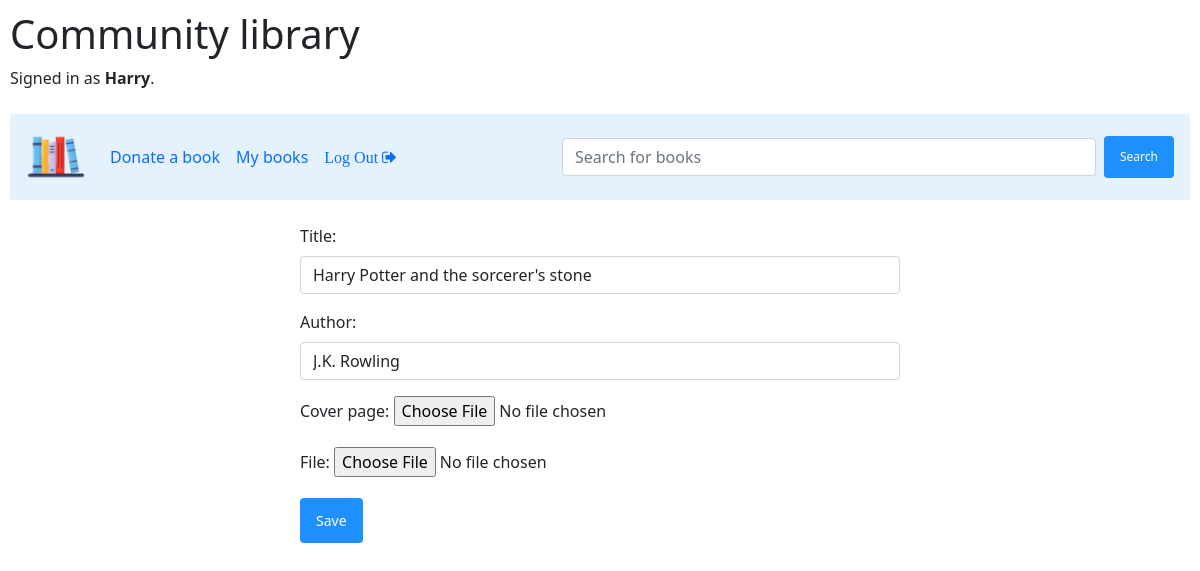
/editbook/9 (signed in), run on the app's committed database.
### library/models.py (models this page shows, shortened)
class User(AbstractUser):
    cover_image = models.ImageField(upload_to='avatars/', null = True)

class Book(models.Model):
    title = models.CharField(max_length=100)
    author = models.CharField(max_length=100)
    donator = models.ForeignKey(User, on_delete=models.CASCADE, related_name="books_donated")
    created_time = models.DateTimeField(auto_now_add=True)
    last_updated_time = models.DateTimeField(auto_now=True)
    cover_image = models.ImageField(upload_to='covers/', null = True)
    file = models.FileField(upload_to='books/')

### library/views.py (the view)
# urls.py: path("editbook/<int:id>", views.edit, name="edit"),
@csrf_exempt
@login_required
def edit(request, id):
    try:
        book = Book.objects.get(pk = id)
    except Book.DoesNotExist:
        return JsonResponse({"error": "Book not found."}, status=404)
    if (book not in request.user.books_donated.all()):
        return JsonResponse({"error": "This is not your book!"})
    if (request.method == 'POST' and request.FILES['file']):
        in_title = request.POST['title']
        in_author = request.POST['author']
        in_cover = request.FILES['cover']
        in_file = request.FILES['file']
        book.title = in_title
        book.author = in_author
        book.cover_image = in_cover
        book.file = in_file
        time_obj = Time_obj()
        time_obj.save()
        book.last_updated_time = time_obj.time
        time_obj.delete()
        book.save()
        return HttpResponseRedirect('/profile')
    else:
        return render(request,"library/edit.html",{
            "book": book,
        })

### library/templates/library/edit.html
{% extends "library/layout.html" %}
{% block body %}
    <div style = "display: flex; justify-content: center;">
      <div style = "width: 600px;">
        <form action="{% url 'edit' book.id %}" method="post" enctype="multipart/form-data"> {% csrf_token %}
            <div class="form-group">
              <label>Title:</label>
              <input class="form-control" type="text" name="title" value="{{book.title}}">
            </div>
            <div class="form-group">
              <label>Author: </label>
              <input class="form-control" type="text" name="author" value="{{book.author}}">
            </div>
            <div class="form-group">
                <label>Cover page:</label>
                <input type="file" name = "cover" accept="image/*">
            </div>
            <div class="form-group">
                <label>File:</label>
                <input type="file" name="file" accept=".pdf">
            </div>
            <button type="submit" class="btn btn-primary">Save</button>
          </form>
      </div>
    </div>
{% endblock %}

### library/templates/library/layout.html (shortened to what this page needs)
{% load static %}
<!DOCTYPE html>
<html lang="en">
    <head>
        <link rel="stylesheet" href="https://stackpath.bootstrapcdn.com/bootstrap/4.4.1/css/bootstrap.min.css">
        <link href="https://cdn.jsdelivr.net/npm/bootstrap@5.1.3/dist/css/bootstrap.min.css" rel="stylesheet">
        <link rel="stylesheet" type="text/css" href="{% static 'library/styles.css' %}">
        <link rel="stylesheet" href="https://cdnjs.cloudflare.com/ajax/libs/font-awesome/4.7.0/css/font-awesome.min.css">
    </head>
    <body>
        <h1>Community library</h1>
        <div>
            {% if user.is_authenticated %}
                Signed in as <strong>{{ user.username }}</strong>.
            {% else %}
                <h4><i>Sign in to donate books</i></h4>
            {% endif %}
        </div>
        <br>
        <nav class="navbar navbar-expand-sm justify-content-between" style="background-color: #e3f2fd;">
            <div class="collapse navbar-collapse" id="collapsibleNavbar">
                <a class="navbar-brand" href="{% url 'index' %}">
                    <img src="\media\images\logo.png" width="60" height="60" alt="logo">
                </a>
                <ul class="navbar-nav mr-auto" >
                    {% if user.is_authenticated %}
                        <li class="nav-item">
                            <a  id = "donate" class="nav-link" href="{% url 'donate' %}">Donate a book</a>
                        </li>
                        <li class="nav-item">
                            <a id = "my_books" class="nav-link" href="{% url 'profile' %}">My books</a>
                        </li>
                        <li class="nav-item">
                            <a class="nav-link" href="{% url 'logout' %}"><i class="fa">Log Out &#xf08b;</i></a>
                        </li>
                    {% endif %}
                </ul>
                <form class="form-inline" id = "search-form" method = "POST" action = "{% url 'search' %}"> {% csrf_token %}
                    <input id = "search-content" class="form-control mr-sm-2" type="search" size="50" placeholder="Search for books" aria-label="Search" name = 'q'>
                    <button class="btn btn-outline-success my-2 my-sm-0" type="submit" style = "font-size: 12px;">Search</button>
                </form>
            </div>
        </nav>
        <br>
        {% block body %}
        {% endblock %}
    </body>
</html>

### library/static/library/styles.css (style rules this page uses)
body { padding: 10px; }

### library/templates/library/layout.html (style rules this page uses)
.btn { background-color: DodgerBlue; border: none; color: white; padding: 12px 16px; font-size: 14px; cursor: pointer; }
@media (min-width: 576px) { .navbar-brand { display: block; } }

### data on the page
User: username "Harry"
Book: title "Harry Potter and the sorcerer's stone", author "J.K. Rowling"
